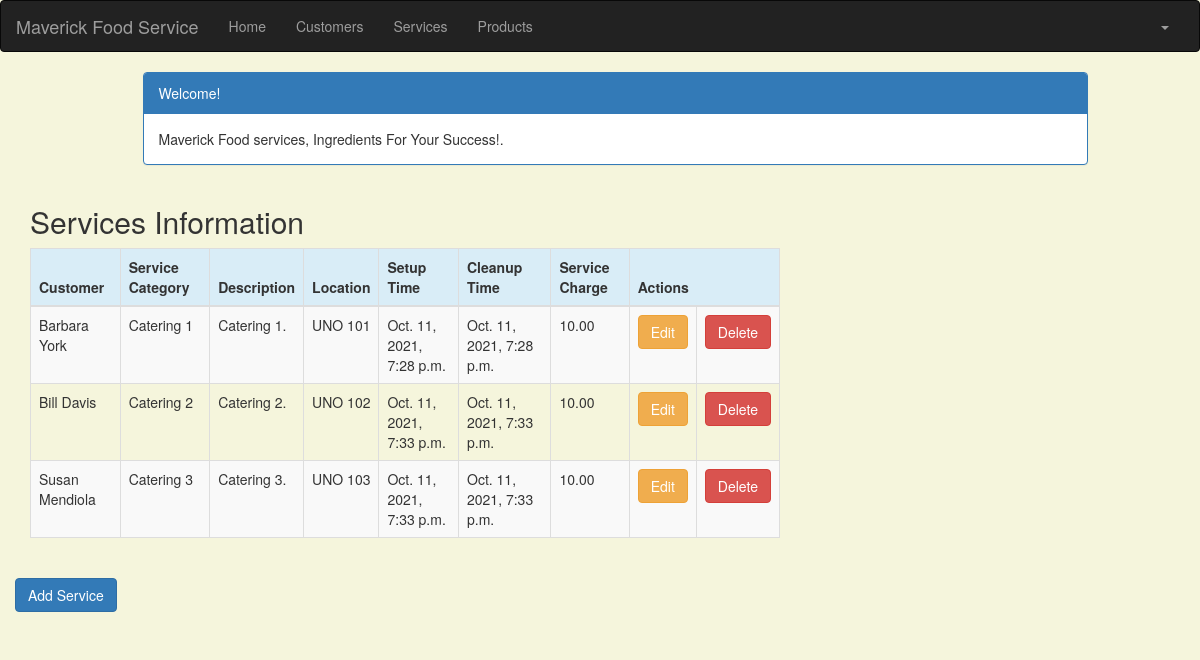
Screenshot of /service_list (signed in) with the database file from the repository.
### crm/models.py (models this page shows, shortened)
class Service(models.Model):
    cust_name = models.ForeignKey(Customer, on_delete=models.CASCADE, related_name='services')
    service_category = models.CharField(max_length=100)
    description = models.TextField()
    location = models.CharField(max_length=200)
    setup_time = models.DateTimeField(
        default=timezone.now)
    cleanup_time = models.DateTimeField(
        default=timezone.now)
    service_charge = models.DecimalField(max_digits=10, decimal_places=2)
    created_date = models.DateTimeField(
        default=timezone.now)
    updated_date = models.DateTimeField(auto_now_add=True)

class Customer(models.Model):
    cust_name = models.CharField(max_length=50)
    organization = models.CharField(max_length=100, blank=True)
    role = models.CharField(max_length=100)
    email = models.EmailField(max_length=100)
    bldgroom = models.CharField(max_length=100)
    address = models.CharField(max_length=200)
    account_number = models.IntegerField(blank=False, null=False)
    city = models.CharField(max_length=50)
    state = models.CharField(max_length=50)
    zipcode = models.CharField(max_length=10)
    phone_number = models.CharField(max_length=50)
    created_date = models.DateTimeField(
        default=timezone.now)
    updated_date = models.DateTimeField(auto_now_add=True)
    def __str__(self):
        return str(self.cust_name)

### crm/views.py (the view)
# urls.py: path('service_list', views.service_list, name='service_list'),
@login_required
def service_list(request):
    services = Service.objects.filter(created_date__lte=timezone.now())
    return render(request, 'crm/service_list.html', {'services': services})

### crm/templates/crm/service_list.html (shortened to what this page needs)
<!DOCTYPE html>
<html lang="en">
{% extends 'crm/base.html' %}
{% block content %}
    <head>
        <link rel="stylesheet" href="https://maxcdn.bootstrapcdn.com/bootstrap/3.3.4/css/bootstrap.min.css">
    </head>
    <body>
    <div class="container">
        <div class="row">
            <div class="col-md-10 col-md-offset-1">
                <div class="panel panel-primary">
                    <div class="panel-heading">Welcome!</div>
                    <div class="panel-body">
                        Maverick Food services, Ingredients For Your Success!.
                    </div>
                </div>
            </div>
        </div>
    </div>
    <div class="row">
        <h2 style="padding-left: 15Px">Services Information</h2>
    </div>
    <div>
        <table class="table table-striped table-bordered table-hover">
            <thead>
            <tr class="bg-info">
                <th>Customer</th>
                <th>Service Category</th>
                <th>Description</th>
                <th>Location</th>
                <th>Setup Time</th>
                <th>Cleanup Time</th>
                <th>Service Charge</th>
                <th colspan="3">Actions</th>
            </tr>
            </thead>
            <tbody>
            {% for service in services %}
                <tr>
                    <td>{{ service.cust_name }}</td>
                    <td>{{ service.service_category }}</td>
                    <td>{{ service.description }}</td>
                    <td>{{ service.location }}</td>
                    <td>{{ service.setup_time }}</td>
                    <td>{{ service.cleanup_time }}</td>
                    <td>{{ service.service_charge }}</td>
                    <td><a href="{% url 'crm:service_edit' pk=service.pk %}"
                           class="btn btn-warning">Edit</a></td>
                    <td><a href="{% url 'crm:service_delete' pk=service.pk %}"
                            onclick="return confirm('Are you sure you want to delete?')"
                            class="btn btn-danger">Delete</a>
                    </td>
                </tr>
            {% endfor %}
            </tbody>
        </table>
    </div>
    <div class="row">
        <a href="{% url 'crm:service_new' %}" class="row"><span
            class="btn btn-primary">Add Service</span></a>
     </div>
    </body>
{% endblock %}

### crm/templates/crm/base.html (shortened to what this page needs)
<!DOCTYPE html>
{% load static %}
<html lang="en">
<head>
    <link rel="stylesheet" href="https://maxcdn.bootstrapcdn.com/bootstrap/3.3.7/css/bootstrap.min.css">
</head>
<body id="app-layout">
<nav class="navbar navbar-inverse">
    <div class="container-fluid">
        <div class="navbar-header">
            <a class="navbar-brand" href="/">
                Maverick Food Service
            </a>
        </div>
        <div class="collapse navbar-collapse" id="myNavbar">
            <ul class="nav navbar-nav">
                <li><a href="{% url 'crm:home' %}">Home</a></li>
                <li><a href="{% url 'crm:customer_list' %}">Customers</a></li>
               <li><a href="{% url 'crm:customer_list' %}">Services</a></li>
                <li><a href="{% url 'crm:customer_list' %}">Products</a></li>
            </ul>
            <ul class="nav navbar-nav navbar-right">
                {% if user.is_authenticated %}
                    <li class="dropdown">
                        <a href="#" class="dropdown-toggle" data-toggle="dropdown" role="button" aria-expanded="false">
                            <span class="caret"></span>
                        </a>
                    </li>
                {% else %}
                    <li><a href="{% url 'login' %}"><span class="glyphicon glyphicon-log-in"></span> Login</a></li>
                {% endif %}
            </ul>
        </div>
    </div>
</nav>
<div class="content container">
    <div class="row">
        <div class="col-md-8">
            {% block content %}{% endblock %}
        </div>
    </div>
</body>
</html>

### crm/templates/crm/base.html (style rules this page uses)
.navbar { margin-bottom: 0; border-radius: 0; }

### crm/templates/crm/service_list.html (style rules this page uses)
body { background-color: beige; }

### rows the page displays
Service: cust_name "Barbara York", service_category "Catering 1", description "Catering 1.", location "UNO 101", setup_time "Oct. 11, 2021, 7:28 p.m.", cleanup_time "Oct. 11, 2021, 7:28 p.m.", service_charge "10.00"
Service: cust_name "Bill Davis", service_category "Catering 2", description "Catering 2.", location "UNO 102", setup_time "Oct. 11, 2021, 7:33 p.m.", cleanup_time "Oct. 11, 2021, 7:33 p.m.", service_charge "10.00"
Service: cust_name "Susan Mendiola", service_category "Catering 3", description "Catering 3.", location "UNO 103", setup_time "Oct. 11, 2021, 7:33 p.m.", cleanup_time "Oct. 11, 2021, 7:33 p.m.", service_charge "10.00"
